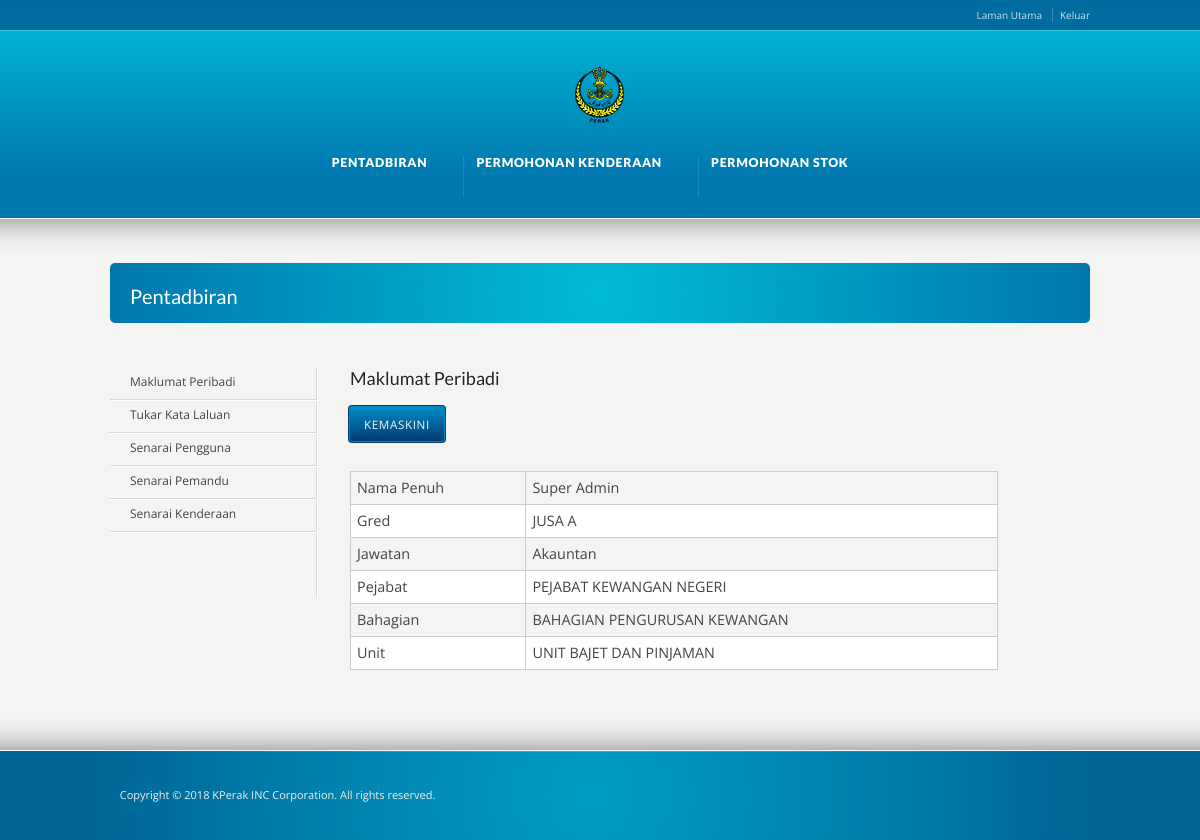
Screenshot of /pentadbiran/index.php?uid=123456&typeid=1 (signed in) with the database file from the repository.
### tables this page shows
CREATE TABLE IF NOT EXISTS `tb_member` (
  `id` tinyint(4) NOT NULL AUTO_INCREMENT,
  `nama` varchar(100) NOT NULL DEFAULT '',
  `userid` char(12) NOT NULL,
  `password` varchar(20) NOT NULL DEFAULT '',
  `jawatan` tinyint(4) NOT NULL,
  `gred` tinyint(4) NOT NULL,
  `bahagian` tinyint(4) NOT NULL,
  `unit` tinyint(4) NOT NULL,
  `access_level` tinyint(1) NOT NULL,
  `flag` tinyint(4) NOT NULL,
  `t_stamp` timestamp NOT NULL DEFAULT CURRENT_TIMESTAMP ON UPDATE CURRENT_TIMESTAMP,
  `pejabat` tinyint(4) NOT NULL,
  PRIMARY KEY (`id`)
);

CREATE TABLE IF NOT EXISTS `db_gred` (
  `id` tinyint(4) NOT NULL AUTO_INCREMENT,
  `nama` varchar(50) NOT NULL,
  `susunan` tinyint(4) NOT NULL,
  PRIMARY KEY (`id`)
);

CREATE TABLE IF NOT EXISTS `db_jawatan` (
  `id` tinyint(4) NOT NULL AUTO_INCREMENT,
  `nama` varchar(50) NOT NULL,
  PRIMARY KEY (`id`)
);

CREATE TABLE IF NOT EXISTS `db_pejabat` (
  `id` tinyint(4) NOT NULL AUTO_INCREMENT,
  `nama` varchar(50) NOT NULL,
  `flag` tinyint(4) NOT NULL,
  PRIMARY KEY (`id`)
);

CREATE TABLE IF NOT EXISTS `db_bahagian` (
  `id` tinyint(4) NOT NULL AUTO_INCREMENT,
  `nama` varchar(50) NOT NULL,
  `flag` tinyint(4) NOT NULL,
  `id_pejabat` tinyint(4) NOT NULL,
  PRIMARY KEY (`id`)
);

CREATE TABLE IF NOT EXISTS `db_unit` (
  `id` tinyint(4) NOT NULL AUTO_INCREMENT,
  `nama` varchar(50) NOT NULL,
  `flag` tinyint(4) NOT NULL,
  `id_bahagian` tinyint(4) NOT NULL,
  PRIMARY KEY (`id`)
);

### pentadbiran/index.php (the view, shortened to what this page needs)
<?php
$uid = $_GET["uid"];
$typeid = $_GET["typeid"];
?>
<!DOCTYPE html>
<html lang="en-US">
<head>
<link rel="stylesheet" href="../style.css" type="text/css" media="all" />
<link rel="stylesheet" href="../css/_mobile.css" type="text/css" media="all" />
<?php include '../includes/color_scheme.php';?>
</head>
<body>
   <div id="tt-wide-layout" class="content-style-default">
      <div id="wrapper">
         <header role="banner" id="header">
            <div class="top-block">
               <?php include '../includes/top.php';?>
            </div>
            <div class="header-holder tt-logo-center">
               <div class="header-overlay">
                  <div class="header-area">
                     <?php include '../includes/logo.php';?>
					 <?php include '../includes/menu.php';?>
                  </div>
               </div>
            </div>
         </header>
         <div id="main">
            <div class="main-area">
               <div class="tools">
				   <div class="frame">
					<h1>Pentadbiran</h1>
				   </div>
				</div>
				<nav role="navigation" id="sub_nav">
				   <ul class="sub-menu">
					<li><a href="index.php?uid=<?php echo $uid;?>&typeid=1">Maklumat Peribadi</a></li>
					<li><a href="index.php?uid=<?php echo $uid;?>&typeid=2">Tukar Kata Laluan</a></li>
					<?php if ($uid == "123456" or $uid == "701001085731" or $uid == "781217085696" or $uid == "790122085110" or $uid == "790804085767"){?>
						<li><a href="index.php?uid=<?php echo $uid;?>&typeid=3">Senarai Pengguna</a></li>
						<li><a href="index.php?uid=<?php echo $uid;?>&typeid=4">Senarai Pemandu</a></li>
						<li><a href="index.php?uid=<?php echo $uid;?>&typeid=5">Senarai Kenderaan</a></li>
					<?php }?>
				   </ul>
				</nav>
				<main role="main" id="content" class="content-left-nav">
					<?php if ($typeid == 1){?>
						<h4>Maklumat Peribadi</h4>
						<p><a class="ka_button small_button small_coolblue" href="#" onclick="JavaScript:newPopup1('proses/kemaskini_profil.php?uid=<?php echo $uid;?>&typeid=11')">Kemaskini</a></p>
						<?php
						$sql = "SELECT * FROM tb_member WHERE userid = '".$uid."'";
						$result = mysqli_query($conn, $sql);
							if (mysqli_num_rows($result) > 0) {
								while($row = mysqli_fetch_assoc($result)) {
						?>
							<div style="overflow-x:auto;">
							  <table>
								<tr>
								  <td>Nama Penuh</td>
								  <td><?php echo $row["nama"];?></td>
								</tr>
								<tr>
								  <td>Gred</td>
								  <td>
								  <?php
									$sql2 = "SELECT * FROM db_gred WHERE id = ".$row["gred"];
									$result2 = mysqli_query($conn, $sql2);
										if (mysqli_num_rows($result2) > 0) {
											while($row2 = mysqli_fetch_assoc($result2)) {
												echo $row2["nama"];
											}
										}
								  ?>
								  </td>
								</tr>
								<tr>
								  <td>Jawatan</td>
								  <td>
								  <?php
									$sql3 = "SELECT * FROM db_jawatan WHERE id = ".$row["jawatan"];
									$result3 = mysqli_query($conn, $sql3);
										if (mysqli_num_rows($result3) > 0) {
											while($row3 = mysqli_fetch_assoc($result3)) {
												echo $row3["nama"];
											}
										}
								  ?>
								  </td>
								</tr>
								<tr>
								  <td>Pejabat</td>
								  <td>
								  <?php
									$sql6 = "SELECT * FROM db_pejabat WHERE id = ".$row["pejabat"];
									$result6 = mysqli_query($conn, $sql6);
										if (mysqli_num_rows($result6) > 0) {
											while($row6 = mysqli_fetch_assoc($result6)) {
												echo $row6["nama"];
											}
										}
								  ?>
								  </td>
								</tr>
								<tr>
								  <td>Bahagian</td>
								  <td>
								  <?php
									$sql4 = "SELECT * FROM db_bahagian WHERE id = ".$row["bahagian"];
									$result4 = mysqli_query($conn, $sql4);
										if (mysqli_num_rows($result4) > 0) {
											while($row4 = mysqli_fetch_assoc($result4)) {
												echo $row4["nama"];
											}
										}
								  ?>
								  </td>
								</tr>
								<tr>
								  <td>Unit</td>
								  <td>
								  <?php
									$sql5 = "SELECT * FROM db_unit WHERE id = ".$row["unit"];
									$result5 = mysqli_query($conn, $sql5);
										if (mysqli_num_rows($result5) > 0) {
											while($row5 = mysqli_fetch_assoc($result5)) {
												echo $row5["nama"];
											}
										}
								  ?>
								  </td>
								</tr>
							  </table>
							</div>
							<?php
									}
								}
							?>
					<?php }elseif ($typeid == 2){?>
						<h4>Tukar Kata Laluan</h4>
						<p><a class="ka_button small_button small_coolblue" href="#" onclick="JavaScript:newPopup1('proses/kemaskini_profil.php?uid=<?php echo $uid;?>&typeid=21')">Kemaskini</a></p>
					<?php }else{?>
						<h4>error</h4>
					<?php }?>
					<br class="clear" />
                </main>
            </div>
         <div id="footer-top">&nbsp;</div>
      </div>
         <footer role="contentinfo" id="footer">
			<?php include '../includes/footer.php';?>
		</footer>
</div>
</div>
</body>
</html>

### css/karma-sky-blue.css (style rules this page uses)
.top-block, .top-block ul.sf-menu li ul, #footer-callout, #tt-slider-full-width { background: #006C9F; }
.header-holder, #footer { border-top: 1px solid #32C4DD; background-color: #0077AF; background-image: linear-gradient(to bottom, #01B2D3, #0077AF); background-image: -webkit-gradient(linear, left top, left bottom, from(#01B2D3), to(#0077AF)); background-image: -webkit-linear-gradient(top, #01B2D3, #0077AF); background-image: -moz-linear-gradient(top, #01B2D3, #0077AF); background-image: -webkit-linear-gradient(top, #01B2D3, #0077AF); background-image: -o-linear-gradient(top, #01B2D3, #0077AF); background-image: ms-linear-gradient(to bottom, #01B2D3, #0077AF); -pie-background: linear-gradient(to bottom, #01B2D3, #0077AF); }
.header-holder.tt-logo-center { background-image: linear-gradient(to bottom, #01B2D3, #0077AF 80%); -pie-background: linear-gradient(to bottom, #01B2D3, #0077AF 80%); }
#footer { background-image: linear-gradient(to bottom, #01B2D3, #0077AF 64%); -pie-background: linear-gradient(to bottom, #01B2D3, #0077AF 64%); }
.top-block, .top-block a, #header .toolbar-left li, #header .toolbar-right li { color: rgba(255,255,255, 0.8); }
#footer, #footer p, #footer ul, #footer_bottom, #footer_bottom p, #footer_bottom ul, #footer #mc_signup_form label { color: #EEE; }

### css/secondary-sky-blue.css (style rules this page uses)
.jquery1-slider-wrap, .tools { background-color: #00BCD5; background: -webkit-gradient(radial, center center, 0, center center, 460, from(#00BCD5), to(#0077AF)); background: -webkit-radial-gradient(circle, #00BCD5, #0077AF); background: -moz-radial-gradient(circle, #00BCD5, #0077AF); background: -ms-radial-gradient(circle, #00BCD5, #0077AF); }
a, p a strong, .link-top, .tt_comment_required, ul.tt-recent-posts h4, span.required, ul.list li, ul.list1 li:before, ul.list2 li:before, ul.list3 li:before, ul.list4 li:before, ul.list5 li:before, ul.list6 li:before, ul.list7 li:before, ul.list8 li:before, #sidebar ul li:before, #sub_nav ul li .sub-menu li:before, #sub_nav ul li .sub-menu li .sub-menu li:before, #sidebar ul li, #sub_nav ul li .sub-menu a, #sub_nav ul li .sub-menu li.current_page_item a, #sub_nav ul ul a, #sub_nav ul ul a:hover, #sub_nav ul li.current_page_item ul li a, #sub_nav ul li.current_page_parent ul li.current_page_item a, #sub_nav.nav_right_sub_nav ul ul a, #sub_nav.nav_right_sub_nav ul ul a:hover, #sub_nav.nav_right_sub_nav ul li.current_page_item ul li a, #sub_nav.nav_right_sub_nav ul li.current_page_parent ul li.current_page_item a, #sub_nav .sub_nav_sidebar .textwidget ul li, #sub_nav .sub_nav_sidebar a, i.discussion-title, #sidebar ul.social_icons.tt_vector_social_icons a:after, #content p.team-member-title { color: #009BC3; }

### pentadbiran/index.php (style rules this page uses)
table { border-collapse: collapse; border-spacing: 0; width: 90%; }
th, td { border: 1px solid #ccc; text-align: left; padding: 8px; }
tr:nth-child(even) { background-color: #fff }

### rows the page displays
tb_member: nama "Super Admin"
db_gred: nama "JUSA A"
db_jawatan: nama "Akauntan"
db_pejabat: nama "PEJABAT KEWANGAN NEGERI"
db_bahagian: nama "BAHAGIAN PENGURUSAN KEWANGAN"
db_unit: nama "UNIT BAJET DAN PINJAMAN"
